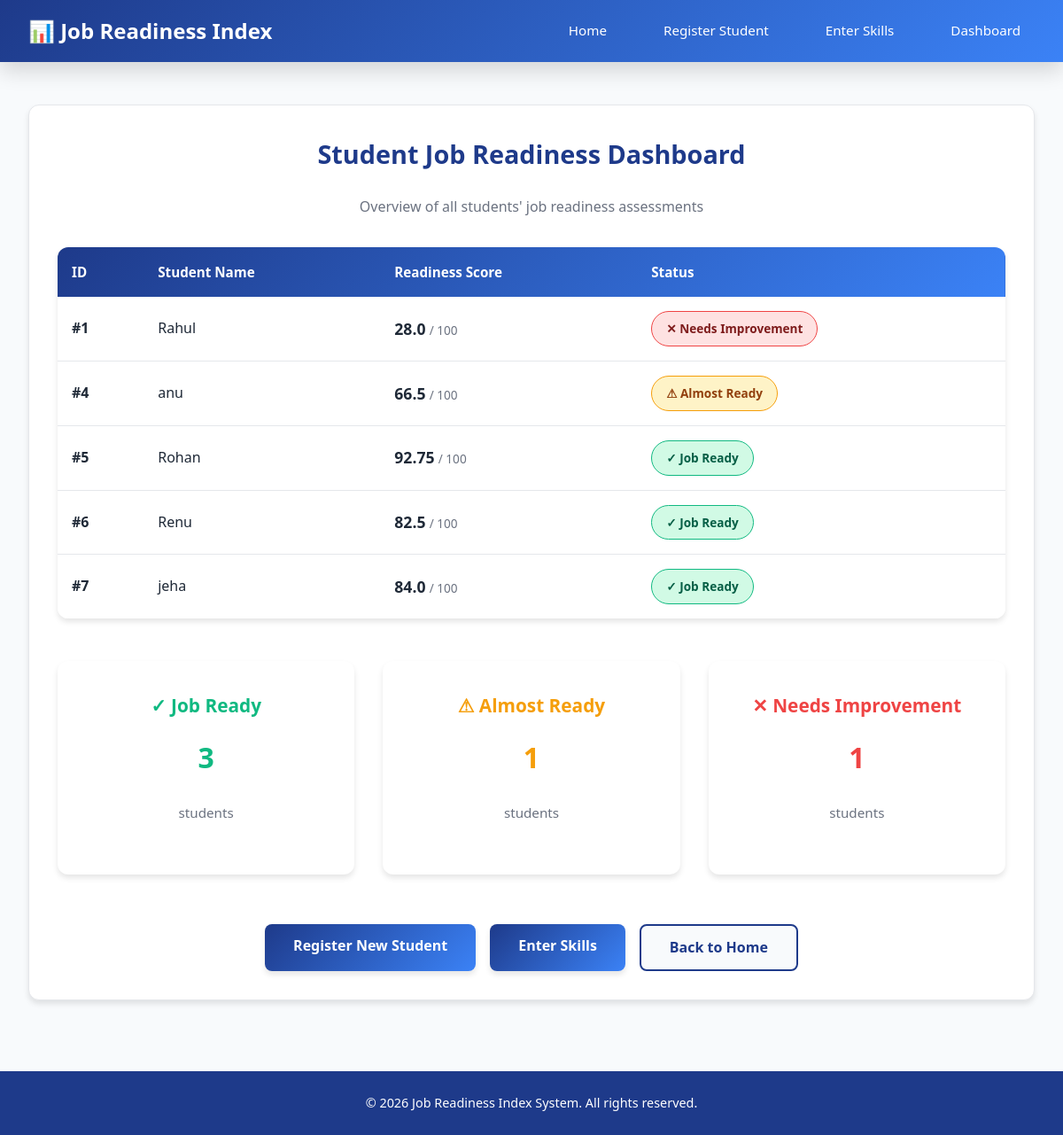
/dashboard, run on the app's committed database.
### tables this page shows
CREATE TABLE students(
        id INTEGER PRIMARY KEY AUTOINCREMENT,
        name TEXT,
        department TEXT,
        cgpa REAL
    );

### app.py (the view)
@app.route("/dashboard")
def dashboard():
    cursor.execute("""
    SELECT students.id, students.name, aptitude, coding, communication, projects
    FROM students
    JOIN skills ON students.id = skills.student_id
    GROUP BY students.id
    """)
    data = cursor.fetchall()
    results = []
    for row in data:
        student_id = row[0]
        name = row[1]
        aptitude = row[2]
        coding = row[3]
        communication = row[4]
        projects = row[5]
        score = (aptitude*0.25) + (coding*0.35) + (communication*0.20) + (projects*0.20)
        if score >= 80:
            status = "Job Ready"
        elif score >= 60:
            status = "Almost Ready"
        else:
            status = "Needs Improvement"
        results.append((student_id, name, round(score,2), status))
    return render_template("dashboard.html", results=results)

### templates/dashboard.html (shortened to what this page needs)
<!DOCTYPE html>
<html lang="en">
<head>
    <link rel="stylesheet" href="{{ url_for('static', filename='style.css') }}">
</head>
<body>
    <nav class="navbar">
        <div class="nav-container">
            <a href="/" class="nav-brand">📊 Job Readiness Index</a>
            <ul class="nav-links">
                <li><a href="/">Home</a></li>
                <li><a href="/register">Register Student</a></li>
                <li><a href="/skills">Enter Skills</a></li>
                <li><a href="/dashboard">Dashboard</a></li>
            </ul>
        </div>
    </nav>
    <main class="main-content">
        <div class="card">
            <h1 class="section-title text-center">Student Job Readiness Dashboard</h1>
            <p class="text-center" style="color: var(--text-light); margin-bottom: 2rem;">Overview of all students' job readiness assessments</p>
            {% if results %}
                <div class="table-container">
                    <table>
                        <thead>
                            <tr>
                                <th>ID</th>
                                <th>Student Name</th>
                                <th>Readiness Score</th>
                                <th>Status</th>
                            </tr>
                        </thead>
                        <tbody>
                            {% for student in results %}
                            <tr>
                                <td><strong>#{{student[0]}}</strong></td>
                                <td>{{student[1]}}</td>
                                <td>
                                    <strong style="font-size: 1.1rem;">{{student[2]}}</strong>
                                    <span style="color: var(--text-light); font-size: 0.85rem;"> / 100</span>
                                </td>
                                <td>
                                    {% if student[3] == "Job Ready" %}
                                        <span class="badge badge-success">✓ {{student[3]}}</span>
                                    {% elif student[3] == "Almost Ready" %}
                                        <span class="badge badge-warning">⚠ {{student[3]}}</span>
                                    {% else %}
                                        <span class="badge badge-danger">✕ {{student[3]}}</span>
                                    {% endif %}
                                </td>
                            </tr>
                            {% endfor %}
                        </tbody>
                    </table>
                </div>
                <div class="action-grid mt-3">
                    {% set ready_list = [] %}
                    {% set almost_list = [] %}
                    {% set needs_list = [] %}
                    <div class="action-card">
                        <h3 style="color: var(--accent-color);">✓ Job Ready</h3>
                        <p style="font-size: 2rem; font-weight: 700; color: var(--accent-color);">{{ready_list | length}}</p>
                        <p style="color: var(--text-light);">students</p>
                    </div>
                    <div class="action-card">
                        <h3 style="color: var(--warning-color);">⚠ Almost Ready</h3>
                        <p style="font-size: 2rem; font-weight: 700; color: var(--warning-color);">{{almost_list | length}}</p>
                        <p style="color: var(--text-light);">students</p>
                    </div>
                    <div class="action-card">
                        <h3 style="color: var(--danger-color);">✕ Needs Improvement</h3>
                        <p style="font-size: 2rem; font-weight: 700; color: var(--danger-color);">{{needs_list | length}}</p>
                        <p style="color: var(--text-light);">students</p>
                    </div>
                </div>
            {% else %}
                <div style="text-align: center; padding: 3rem 0; color: var(--text-light);">
                    <p style="font-size: 1.1rem; margin-bottom: 1.5rem;">📊 No student data available yet</p>
                    <p>Register students and enter their skills to see the dashboard.</p>
                </div>
            {% endif %}
            <div style="text-align: center; gap: 1rem; display: flex; flex-wrap: wrap; justify-content: center; margin-top: 2rem;">
                <a href="/register" class="btn btn-primary">Register New Student</a>
                <a href="/skills" class="btn btn-primary">Enter Skills</a>
                <a href="/" class="btn btn-secondary">Back to Home</a>
            </div>
        </div>
    </main>
    <footer class="footer">
        <p>&copy; 2026 Job Readiness Index System. All rights reserved.</p>
    </footer>
</body>
</html>

### static/style.css (style rules this page uses)
:root { --primary-color: #1e3a8a; --secondary-color: #3b82f6; --accent-color: #10b981; --warning-color: #f59e0b; --danger-color: #ef4444; --light-bg: #f8fafc; --white: #ffffff; --text-dark: #1f2937; --text-light: #6b7280; --border-color: #e5e7eb; --shadow: 0 4px 6px rgba(0, 0, 0, 0.1); --shadow-lg: 0 10px 25px rgba(0, 0, 0, 0.15); }
* { margin: 0; padding: 0; box-sizing: border-box; }
html, body { font-family: 'Segoe UI', Tahoma, Geneva, Verdana, sans-serif; background-color: var(--light-bg); color: var(--text-dark); line-height: 1.6; }
body { display: flex; flex-direction: column; min-height: 100vh; }
.navbar { background: linear-gradient(135deg, var(--primary-color) 0%, var(--secondary-color) 100%); padding: 0; box-shadow: var(--shadow-lg); position: sticky; top: 0; z-index: 1000; }
.nav-container { max-width: 1200px; margin: 0 auto; padding: 1rem 2rem; display: flex; justify-content: space-between; align-items: center; flex-wrap: wrap; gap: 2rem; }
.nav-brand { font-size: 1.5rem; font-weight: 700; color: var(--white); text-decoration: none; display: flex; align-items: center; gap: 0.5rem; }
.nav-links { display: flex; list-style: none; gap: 2rem; flex-wrap: wrap; }
.nav-links a { color: var(--white); text-decoration: none; font-weight: 500; font-size: 0.95rem; transition: all 0.3s ease; padding: 0.5rem 1rem; border-radius: 4px; position: relative; }
.nav-links a::after { content: ''; position: absolute; bottom: 0; left: 0; width: 0; height: 2px; background-color: var(--white); transition: width 0.3s ease; }
.main-content { flex: 1; max-width: 1200px; width: 100%; margin: 0 auto; padding: 3rem 2rem; }
.card { background-color: var(--white); border-radius: 12px; box-shadow: var(--shadow); padding: 2rem; margin-bottom: 2rem; transition: all 0.3s ease; border: 1px solid var(--border-color); animation: slideInUp 0.5s ease; }
.action-grid { display: grid; grid-template-columns: repeat(auto-fit, minmax(250px, 1fr)); gap: 2rem; margin-bottom: 3rem; }
.action-card { background: var(--white); padding: 2rem; border-radius: 12px; text-align: center; box-shadow: var(--shadow); transition: all 0.3s ease; border: 2px solid transparent; animation: slideInUp 0.6s ease; }
.action-card h3 { color: var(--primary-color); margin-bottom: 1rem; font-size: 1.3rem; }
.action-card p { color: var(--text-light); margin-bottom: 1.5rem; font-size: 0.95rem; }
.btn { display: inline-block; padding: 0.75rem 2rem; border: none; border-radius: 8px; font-size: 1rem; font-weight: 600; cursor: pointer; transition: all 0.3s ease; text-decoration: none; text-align: center; margin-top: 0.5rem; }
.btn-primary { background: linear-gradient(135deg, var(--primary-color) 0%, var(--secondary-color) 100%); color: var(--white); box-shadow: var(--shadow); }
.btn-secondary { background-color: var(--light-bg); color: var(--primary-color); border: 2px solid var(--primary-color); }
.badge { display: inline-block; padding: 0.5rem 1rem; border-radius: 20px; font-size: 0.85rem; font-weight: 600; text-align: center; animation: fadeIn 0.5s ease; }
.badge-success { background-color: #d1fae5; color: #065f46; border: 1px solid var(--accent-color); }
.badge-warning { background-color: #fef3c7; color: #92400e; border: 1px solid var(--warning-color); }
.badge-danger { background-color: #fee2e2; color: #7f1d1d; border: 1px solid var(--danger-color); }
.table-container { overflow-x: auto; border-radius: 12px; box-shadow: var(--shadow); }
table { width: 100%; border-collapse: collapse; background-color: var(--white); }
thead { background: linear-gradient(135deg, var(--primary-color) 0%, var(--secondary-color) 100%); color: var(--white); }
th { padding: 1rem; text-align: left; font-weight: 600; font-size: 0.95rem; }
td { padding: 1rem; border-bottom: 1px solid var(--border-color); color: var(--text-dark); }
tbody tr { transition: all 0.3s ease; animation: fadeIn 0.5s ease; }
tbody tr:last-child td { border-bottom: none; }
.footer { background-color: var(--primary-color); color: var(--white); text-align: center; padding: 1.5rem; margin-top: auto; font-size: 0.9rem; }
.text-center { text-align: center; }
.mt-3 { margin-top: 3rem; }
.section-title { color: var(--primary-color); font-size: 1.8rem; margin-bottom: 1.5rem; font-weight: 700; }

### data on the page
students: id "1", name "Rahul", student "28.0", student "Needs Improvement"
students: id "4", name "anu", student "66.5", student "Almost Ready"
students: id "5", name "Rohan", student "92.75", student "Job Ready"
students: id "6", name "Renu", student "82.5", student "Job Ready"
students: id "7", name "jeha", student "84.0", student "Job Ready"

### other printed values
{{ ready_list | length }} "3"
{{ almost_list | length }} "1"
{{ needs_list | length }} "1"
